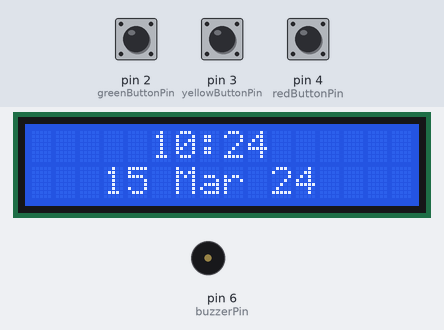
Bench run of a program on a simulated Arduino Nano, built with avr-gcc and run on an emulated ATmega328P. Parts: 16×2 character LCD, buzzer (waves = sounding). The inputs (shaded band) are chosen by the test bench; at power-on: pin 4 (redButtonPin) HIGH, pin 2 (greenButtonPin) HIGH, pin 3 (yellowButtonPin) HIGH. The local clock reads 2024-03-15 10:24:30 at power-on unless the program sets it.

Above: at 1.3 s.
1.4 s: pin 4 (redButtonPin) pulled LOW for 1 s
At 2.8 s:
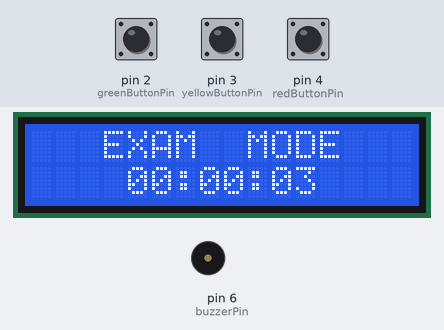
5.4 s: pin 2 (greenButtonPin) pulled LOW for 0.15 s
At 5.7 s:
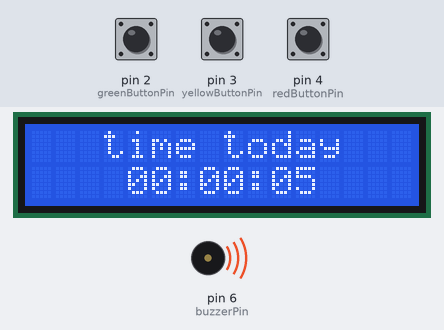
7.0 s: pin 2 (greenButtonPin) pulled LOW for 1 s
At 7.17 s:
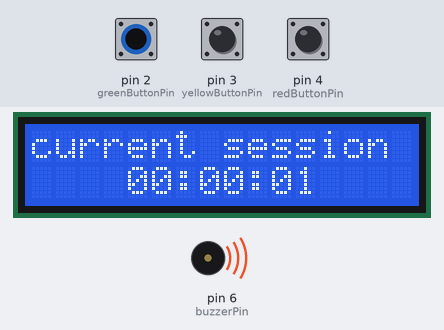
9.5 s: pin 3 (yellowButtonPin) pulled LOW for 3.2 s
At 13.0 s:
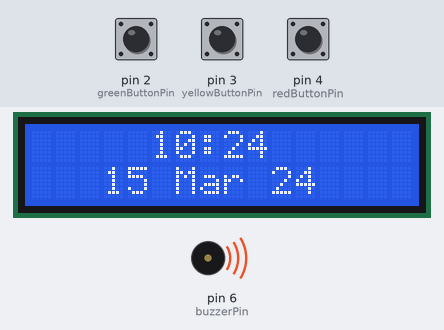
14.2 s: pin 4 (redButtonPin) pulled LOW for 3.2 s
At 18.8 s:
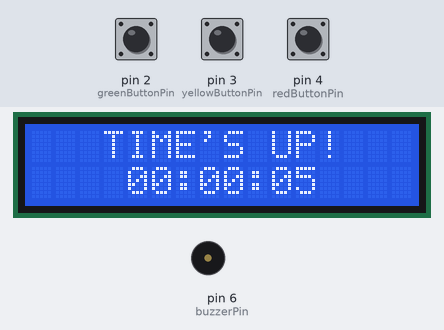
20.4 s: pin 3 (yellowButtonPin) pulled LOW for 0.15 s
At 20.7 s:
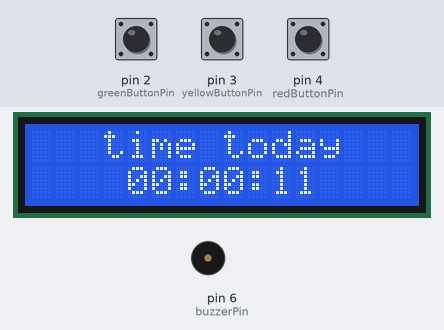
Timing chart, 0 to 23.0 s (numbered marks = the images above; inputs shaded):
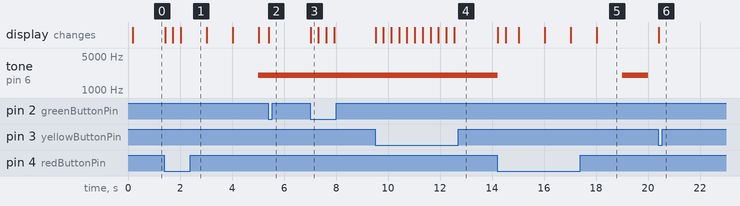

Measured:
- after the input at 1.4 s, tone on pin 6 (buzzerPin): silent → 2000 Hz after 3.6 s; the display: first changes at once (image 1 shows a later state)
- after the input at 5.4 s, tone on pin 6 (buzzerPin): stays 2000 Hz (without the input it goes to silent after 0.61 s); the display: changes at once (image 2)
- after the input at 7.0 s, the display: changes at once (image 3)
- after the input at 9.5 s, the display: changes at once (image 4)
- after the input at 14.2 s, tone on pin 6 (buzzerPin): 2000 Hz → silent at once, → 2000 Hz 4.8 s later, → silent 1.0 s later; the display: first changes at once (image 5 shows a later state)
- after the input at 20.4 s, tone on pin 6 (buzzerPin): stays silent (without the input it goes to 2000 Hz after 0.61 s); the display: changes at once (image 6)

The program:

main.cpp
```cpp
#include <Arduino.h>
#include <Wire.h>
#include <LiquidCrystal_AIP31068_I2C.h>
#include <RTClib.h>
#include "time.h"
#include "input.h"
#include "output.h"
RTC_DS3231 rtc;
DateTime now;
state prevState = state::clock;
state currentState = state::clock;

void setup()
{
    Serial.begin(9600);
    Wire.begin();
    Wire.setWireTimeout(3000, true);

    buttonSetup();

    delay(100);
    lcd.init();

    if (!rtc.begin())
    {
        lcd.clear();
        lcd.print("RTC Error!");
        while (1);
    }

    // rtc.adjust(DateTime(F(__DATE__), F(__TIME__))); // Run this the first time you upload the code!
    now = rtc.now();

    displayMode(currentState);
}


void loop()
{

    /* COLOUR RGB VALUES
    red: 255, 0, 0
    yellow: 255, 25, 0
    green: 0, 50, 0 */


    now = rtc.now();

    readButtons();
    stateMachine();
    stopwatch();
    countdown();

    if (currentState != prevState)
    {
        lcd.clear();
        displayMode(currentState);
        prevState = currentState;
    }
    else if (now.second() != prevSecond)
    {
        prevSecond = now.second();
        displayMode(currentState);
    }
}
```

input.cpp
```cpp
#include "time.h"
#include "output.h"
#include "input.h"
#include <LiquidCrystal_AIP31068_I2C.h>

const int buzzerPin = 6;
const int redButtonPin = 4;
const int yellowButtonPin = 3;
const int greenButtonPin = 2;

int redButtonValue;
int yellowButtonValue;
int greenButtonValue;

void buttonSetup() {
    pinMode(redButtonPin, INPUT_PULLUP);
    pinMode(yellowButtonPin, INPUT_PULLUP);
    pinMode(greenButtonPin, INPUT_PULLUP);
    pinMode(buzzerPin, OUTPUT);
}

void readButtons() {
    redButtonValue = digitalRead(redButtonPin); // links variable colourButtonValue to pin
    yellowButtonValue = digitalRead(yellowButtonPin);
    greenButtonValue = digitalRead(greenButtonPin);
}

void stateMachine() {
    static unsigned long lastPressed;

    if (millis() - lastPressed > 300) // button debouncing
    {
        switch (currentState) {
            case state::clock:
                if (redButtonValue == LOW)
                    {
                        currentState = state::examSetup;
                        lastPressed = millis();
                    }
                else if (yellowButtonValue == LOW)
                {
                    lastPressed = millis();
                    if (stopwatchActive)
                    {
                        currentState = state::currentSession;
                    }
                    else
                    {
                        currentState = state::timeToday;
                    }
                }
                else if (greenButtonValue == LOW)
                {
                    lastPressed = millis();
                    currentState = state::currentSession;
                    stopwatchActive = true;
                }
                break;

            case state::currentSession:
                if (yellowButtonValue == LOW)
                {
                    currentState = state::timeToday;
                    lastPressed = millis();
                }
                else if (greenButtonValue == LOW)
                {
                    currentState = state::timeToday;
                    stopwatchActive = false;
                    lastPressed = millis();
                }
                break;

            case state::timeToday:
                if (redButtonValue == LOW)
                {
                    currentState = state::examSetup;
                    lastPressed = millis();
                }
                else if (yellowButtonValue == LOW)
                {
                    currentState = state::clock;
                    lastPressed = millis();
                }
                else if (greenButtonValue == LOW)
                {
                    lastPressed = millis();
                    if (!stopwatchActive)
                    {
                        currentState = state::currentSession;
                        stopwatchActive = true;
                    }
                    else
                    {
                        stopwatchActive = false;
                    }
                }
                break;

            case state::examSetup:
                if (redButtonValue == LOW && greenButtonValue == LOW)
                {
                    currentState = state::timeToday;
                    lastPressed = millis();
                }
                else if (yellowButtonValue == LOW && greenButtonValue == LOW)
                {
                    examTime += (examTime/4);
                    lastPressed = millis();
                }
                else if (redButtonValue == LOW)
                {
                    countdownActive = true;
                    currentState = state::examRunning;
                    lastPressed = millis();
                }
                else if (yellowButtonValue == LOW)
                {
                    examTime-=5;
                    lastPressed = millis();
                }
                else if (greenButtonValue == LOW)
                {
                    examTime+=5;
                    lastPressed = millis();
                }
                break;

            case state::examRunning:
                if (redButtonValue == LOW && greenButtonValue == LOW)
                {
                    countdownActive = false;
                    timesUp = false;
                    currentState = state::timeToday;
                    lastPressed = millis();
                }
                else if (timesUp && (redButtonValue == LOW || yellowButtonValue == LOW || greenButtonValue == LOW))
                {
                    timesUp = false;
                    countdownActive = false;
                    examTime = 5;
                    currentState = state::timeToday;
                    lastPressed = millis();
                }
                break;
        }
    }
}
```

input.h
```cpp
#ifndef INPUT_H
#define INPUT_H

extern const int buzzerPin;
extern const int redButtonPin;
extern const int yellowButtonPin;
extern const int greenButtonPin;

extern int redButtonValue;
extern int yellowButtonValue;
extern int greenButtonValue;

enum class state {
    clock,
    currentSession,
    timeToday,
    examSetup,
    examRunning
};

extern state currentState;

void buttonSetup();
void readButtons();
void stateMachine();

#endif
```

output.cpp
```cpp
#include "output.h"
#include "time.h"

bool buzzerOn = false;
int shortBeeps = 0;
static unsigned long lastFlippedBuzzer, lastSetEnded;
LiquidCrystal_AIP31068_I2C lcd(0x3E,16,2);

const char* months[] = {"ERR", "Jan", "Feb", "Mar", "Apr", "May", "Jun", "Jul", "Aug", "Sep", "Oct", "Nov", "Dec"};

void alarm() {
    if (millis() - lastSetEnded > 650) { // wait 650ms between sets of 4 beeps
        if (shortBeeps < 4)
        {
            if (millis() - lastFlippedBuzzer > 50)
            {
                lastFlippedBuzzer = millis();
                buzzerOn = !buzzerOn;
                if (buzzerOn)
                {
                    tone(buzzerPin, 2000);
                }
                else if (!buzzerOn)
                {
                    noTone(buzzerPin);
                    shortBeeps++;
                }
            }
        } else
        {
            shortBeeps = 0;
            lastSetEnded = millis();
        }
    }
}

void displayClock() {
    lcd.setCursor(3,1);

    if(now.day() < 10) lcd.print('0'); // print day
    lcd.print(now.day());
    lcd.print(' ');

    lcd.print(months[now.month()]); // print month
    lcd.print(' ');

    lcd.print(now.year() % 100); // print year

    lcd.setCursor(5,0); // print time
    if(now.hour() < 10) lcd.print('0');
    lcd.print(now.hour());
    lcd.print(':');
    if(now.minute() < 10) lcd.print('0');
    lcd.print(now.minute());
}

void displaySession() {
    int hours = timeSession/3600;
    int minutes = (timeSession%3600) / 60;
    int seconds = timeSession%60;

    if (hours < 10) lcd.print('0');
    lcd.print(hours);
    lcd.print(':');
    if (minutes < 10) lcd.print('0');
    lcd.print(minutes);
    lcd.print(':');
    if (seconds < 10) lcd.print('0');
    lcd.print(seconds);
}

void displayToday() {
    int hours = timeToday/3600;
    int minutes = (timeToday%3600) / 60;
    int seconds = timeToday%60;

    if (hours < 10) lcd.print('0');
    lcd.print(hours);
    lcd.print(':');
    if (minutes < 10) lcd.print('0');
    lcd.print(minutes);
    lcd.print(':');
    if (seconds < 10) lcd.print('0');
    lcd.print(seconds);
}

void displayCountdown() {
    int hours = examTime/3600;
    int minutes = (examTime%3600) / 60;
    int seconds = examTime%60;

    if (timesUp) {
        lcd.setCursor(3,0);
        lcd.print("TIME'S UP!");
        alarm();
    } else {
        lcd.setCursor(3,0);
        lcd.print("EXAM  MODE");
        noTone(buzzerPin);
    }

    lcd.setCursor(0,1);
    lcd.print("    ");
    if (hours < 10) lcd.print('0');
    lcd.print(hours);
    lcd.print(':');
    if (minutes < 10) lcd.print('0');
    lcd.print(minutes);
    lcd.print(':');
    if (seconds < 10) lcd.print('0');
    lcd.print(seconds);
    lcd.print("   ");
}

void displayMode(state currentState) {
    switch (currentState)
    {
        case state::clock:
            displayClock();
            break;

        case state::currentSession:
            lcd.setCursor(0,0);
            lcd.print("current session");
            lcd.setCursor(4,1);
            displaySession();
            break;

        case state::timeToday:
            lcd.setCursor(3,0);
            lcd.print("time today");
            lcd.setCursor(4,1);
            displayToday();
            break;

        case state::examSetup:
            displayCountdown();
            break;

        case state::examRunning:
            displayCountdown();
            break;
    }
}
```

output.h
```cpp
#ifndef OUTPUT_H
#define OUTPUT_H

#include <RTClib.h>
#include <LiquidCrystal_AIP31068_I2C.h>
#include "input.h"

void alarm();
void displayClock();
void displaySession();
void displayToday();
void displayCountdown();
void displayMode(state currentState);
extern LiquidCrystal_AIP31068_I2C lcd;
extern const int buzzerPin;

#endif
```

time.cpp
```cpp
#include "time.h"

bool stopwatchActive = false;
int timeSession = 0;
int timeToday = 0;
int prevSecond = -1;
bool countdownActive = false;
bool timesUp = false;
int examTime = 5;

void stopwatch() {
    static int prevStopwatchSecond;
    if (stopwatchActive) {
        if (now.second() != prevStopwatchSecond) {
            timeSession++;
            timeToday++;
            prevStopwatchSecond = now.second();
        }
    } else timeSession = 0;
}

void countdown() {
    static int prevCountdownSecond;
    if (countdownActive) {
        if (now.second() != prevCountdownSecond && examTime > 0) {
            examTime--;
            timeToday++;
            prevCountdownSecond = now.second();
        }
        if (examTime == 0) {
            countdownActive = false;
            timesUp = true;
            examTime = 5;
        }
    }
}
```

time.h
```cpp
#ifndef TIME_H
#define TIME_H

#include <RTClib.h>

extern bool stopwatchActive;
extern int timeSession;
extern int timeToday;
extern int prevSecond;
extern bool countdownActive;
extern bool timesUp;
extern int examTime;

extern DateTime now;

void stopwatch();
void countdown();

#endif
```
